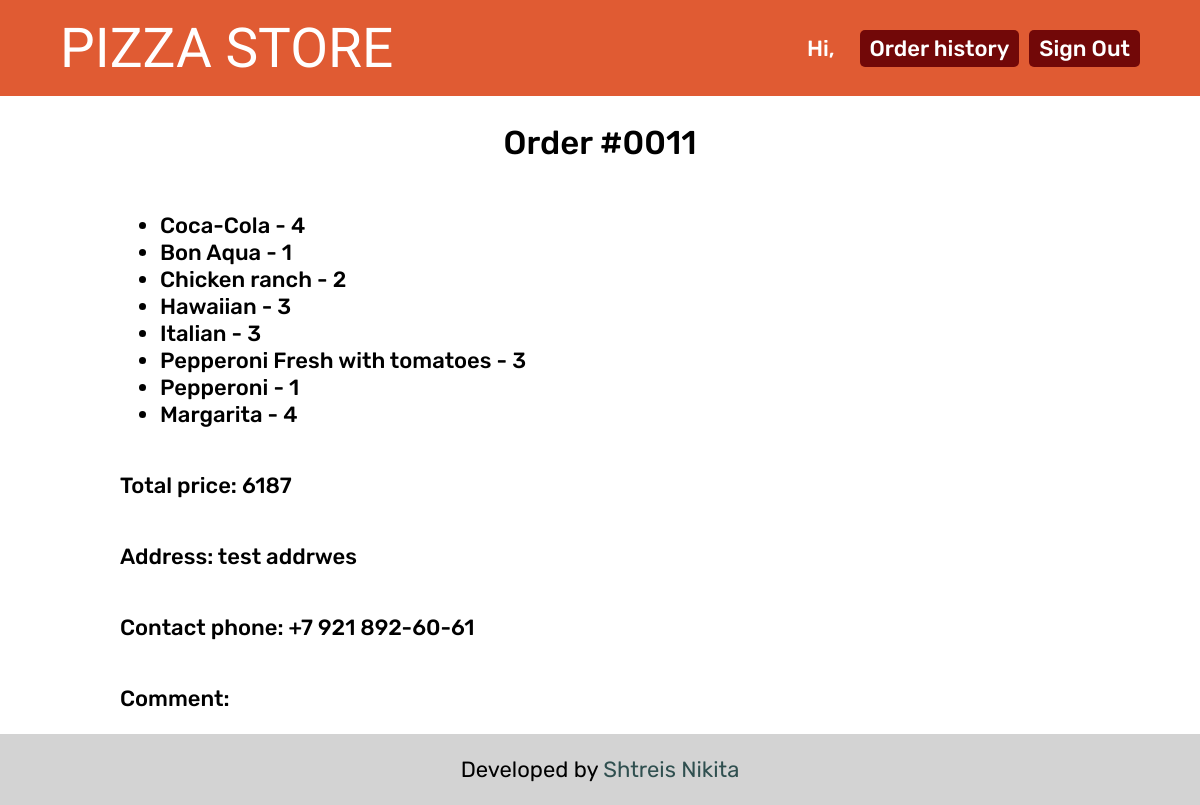
The app's page /orders/11 (signed in) with its own data.
### pizza_store_app/models.py (models this page shows, shortened)
class Order(models.Model):
    customer = models.ForeignKey(Customer, on_delete=models.CASCADE, verbose_name='Покупатель')
    date = models.DateTimeField(verbose_name='Дата', auto_now_add=True)
    address = models.TextField(verbose_name='Адрес доставки', max_length='1024')
    contact_phone = models.CharField(verbose_name='Контактный номер телефона', max_length=20)
    comment = models.TextField(verbose_name='Комментарий', max_length='1024')
    total_price = models.PositiveIntegerField(verbose_name='Итоговая цена в евро')
    class Meta:
        verbose_name = 'заказ'
        verbose_name_plural = 'заказы'

class OrderedItem(models.Model):
    order = models.ForeignKey(Order, on_delete=models.CASCADE, verbose_name='Заказ')
    product = models.ForeignKey(Product, on_delete=models.CASCADE, verbose_name='Продукт')
    quantity = models.PositiveIntegerField(verbose_name='Количество')
    price_per_item = models.PositiveIntegerField(verbose_name='Цена за шт.')
    class Meta:
        verbose_name = 'заказанный продукт'
        verbose_name_plural = 'заказанные продукты'

class Product(models.Model):
    name = models.CharField(verbose_name='Название', max_length=256)
    description = models.TextField(verbose_name='Описание', max_length=512)
    category = models.ForeignKey(Category, on_delete=models.SET_NULL, verbose_name='Категория продукта', null=True,
                                 blank=True)
    image = models.CharField(verbose_name='Файл с изображением', max_length=512)
    price = models.PositiveIntegerField(verbose_name='Цена в евро')
    class Meta:
        verbose_name = 'продукт'
        verbose_name_plural = 'продукты'

### pizza_store_app/views.py (the view)
# urls.py: path('orders/<int:order_id>', views.order_details, name='order_details'),
@login_required()
def order_details(request, order_id):
    order = get_object_or_404(Order, pk=order_id, customer=request.user.customer)
    context = {
        'cart_info': get_user_cart_info(request.user),
        'order': order,
    }
    return render(request, 'pizza_store_app/order_detail.html', context)

### pizza_store_app/views.py (called while the page is built)
def get_usd_price(eur_price):
    return round(eur_price / DOLLAR_TO_EURO_RATE, 2)

### pizza_store_app/templates/pizza_store_app/order_detail.html
{% extends 'base.html' %}
{% block content %}
    <h2>Order #{{ order.id | stringformat:"04d" }}</h2>
                        <ul>
                        {% for ordered_item in order.ordereditem_set.all %}
                            <li>{{ ordered_item.product.name }} - {{ ordered_item.quantity }}</li>
                        {% endfor %}
                    </ul>
    <p>Total price: {{ order.total_price }}</p>
    <p>Address: {{ order.address }}</p>
    <p>Contact phone: {{ order.contact_phone }}</p>
    <p>Comment: {{ order.comment }}</p>
{% endblock %}

### static/css/style.css (style rules this page uses)
:root { --orange: #e05b33; --darkorange: #ca4b26; --darkred: #720808; --darkorange-opacity: rgba(202, 75, 38, 0.85); }
html, body { height: 100%; }
body { display: grid; grid-template-areas: 'header' 'content' 'footer'; grid-template-rows: auto 1fr auto; margin: 0; font-family: 'Rubik', sans-serif; font-weight: 500; font-size: 22px; }
.page-main > * { grid-column: 2; }
h2 { text-align: center; font-weight: 500; }

### records on screen
Order: id "0011", total_price "6187", address "test addrwes", contact_phone "+7 921 892-60-61"
OrderedItem: product.name "Coca-Cola", quantity "4"
OrderedItem: product.name "Bon Aqua", quantity "1"
OrderedItem: product.name "Chicken ranch", quantity "2"
OrderedItem: product.name "Hawaiian", quantity "3"
OrderedItem: product.name "Italian", quantity "3"
OrderedItem: product.name "Pepperoni Fresh with tomatoes", quantity "3"
OrderedItem: product.name "Pepperoni", quantity "1"
OrderedItem: product.name "Margarita", quantity "4"
